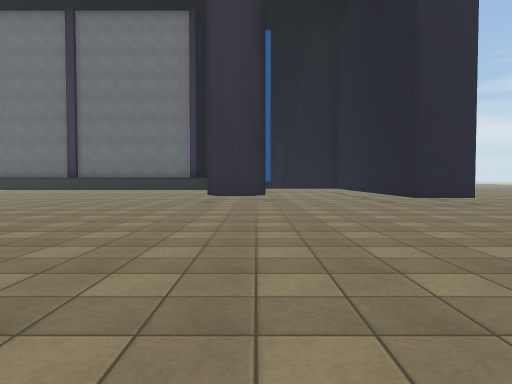
[1] (above)

24 first-person views from a walk through a 3-D level made in the Unity game engine. The camera is 1.3 m above the floor, tilts 2° down and sees 70° across. The floor is counted in squares, 2 m on a side. Each view is taken from the middle of a square. On the plan, view 1 faces up. The plan holds only what a view shows up to about 11 squares ahead; the rest is blank. The place goes on beyond the plan. The player is left out. Some animated figures are not drawn. Some surface patterns are stand-ins.

[2]
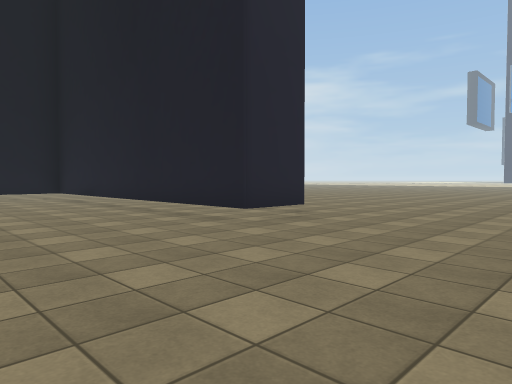

[3]
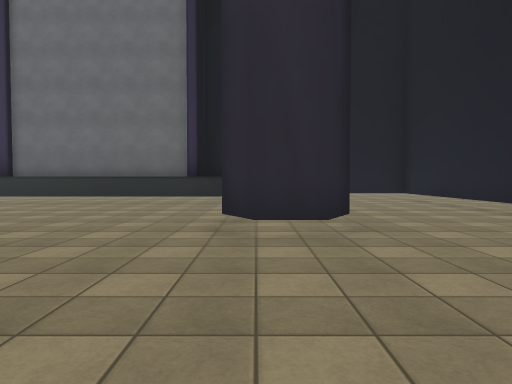

[4]
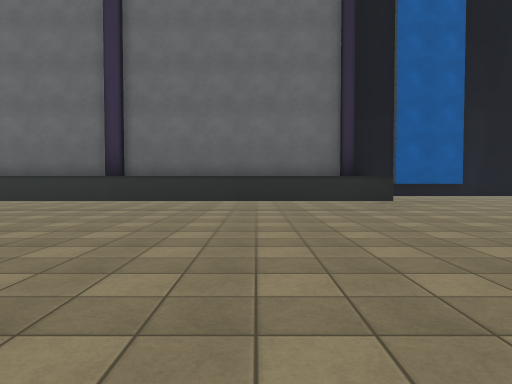

[5]
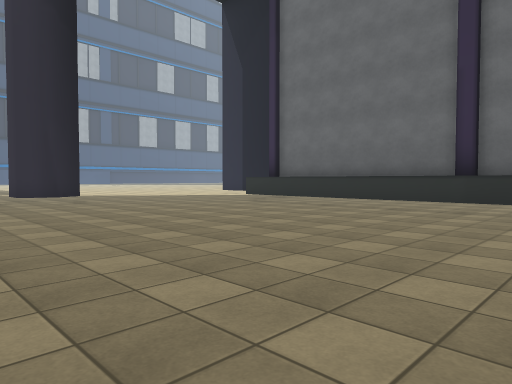

[6]
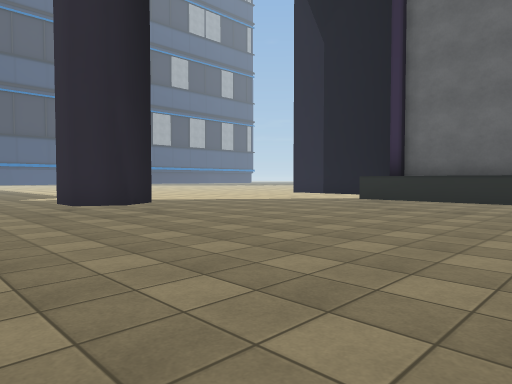

[7]
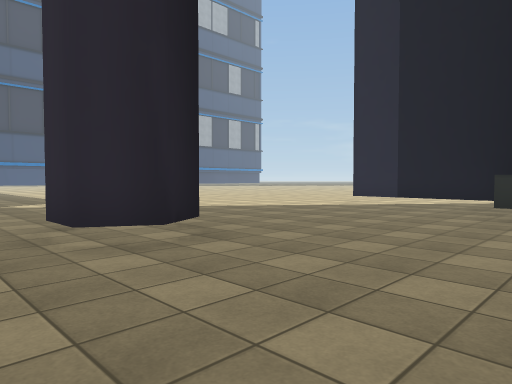

[8]
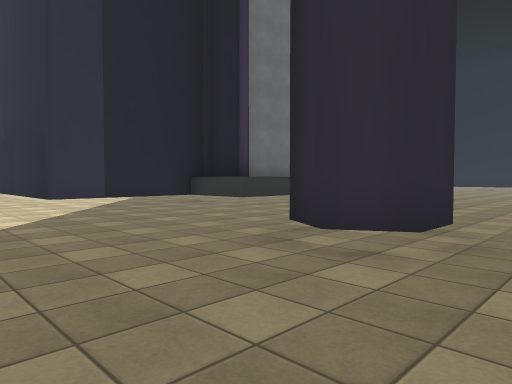

[9]
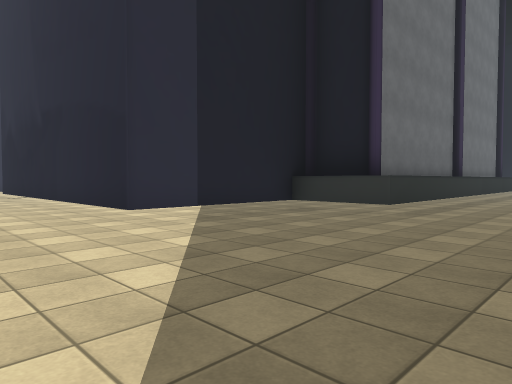

[10]
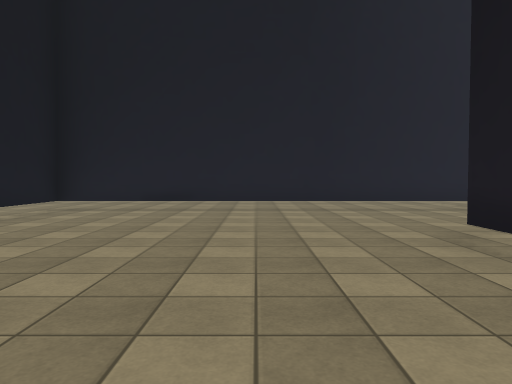

[11]
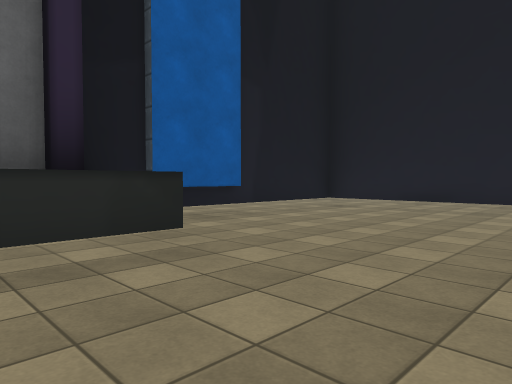

[12]
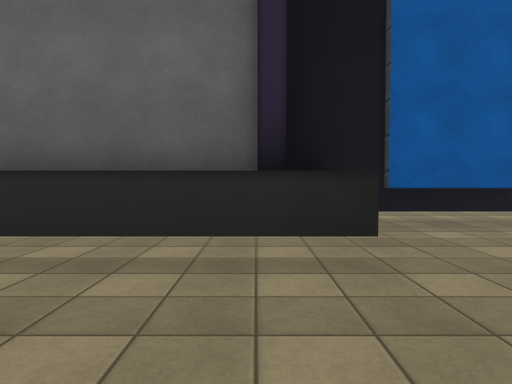

[13]
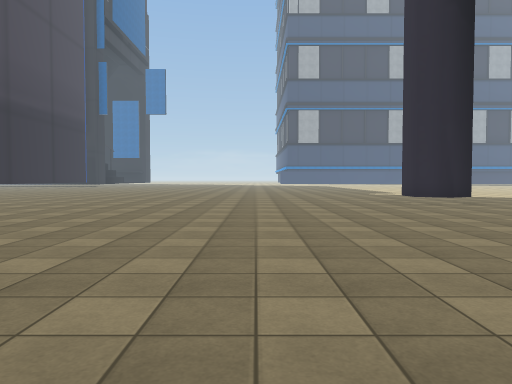

[14]
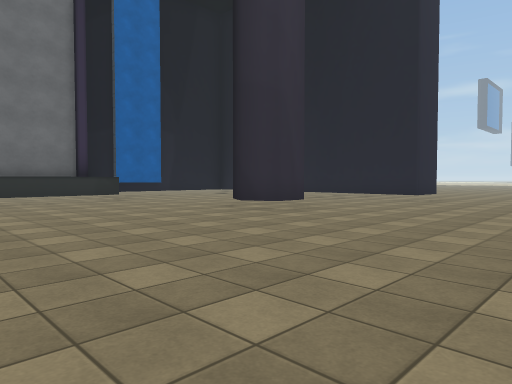

[15]
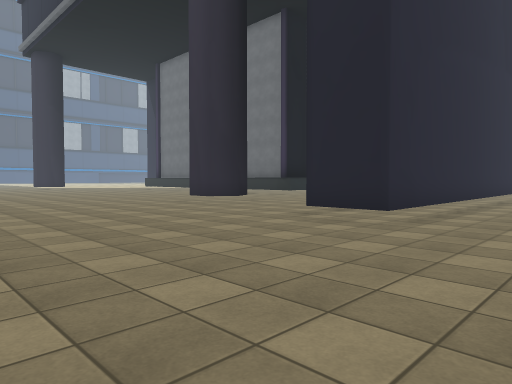

[16]
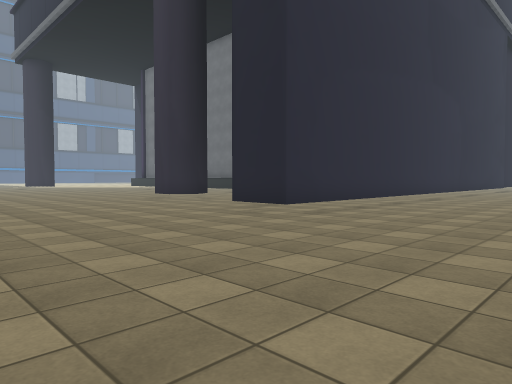

[17]
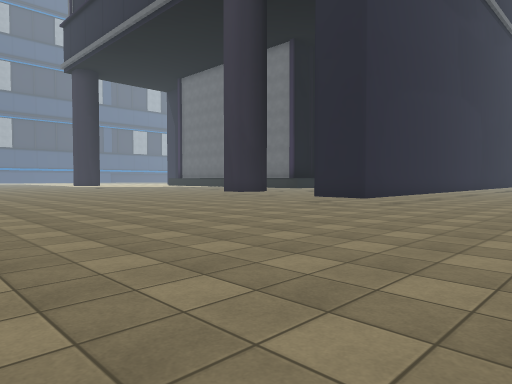

[18]
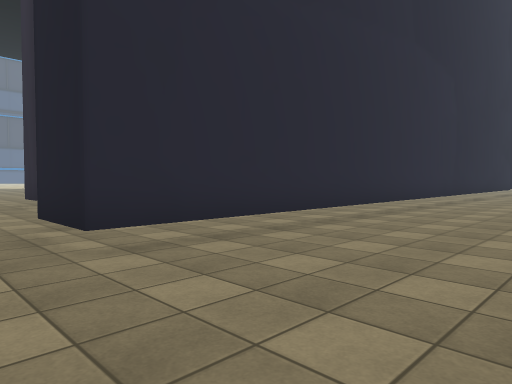

[19]
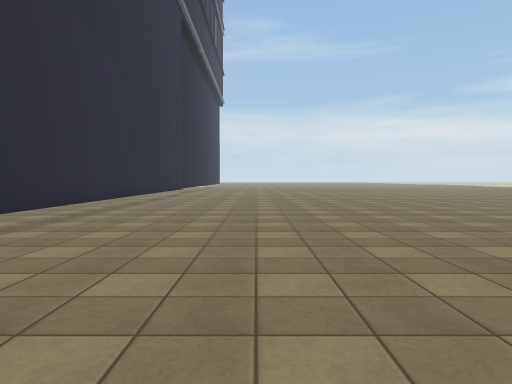

[20]
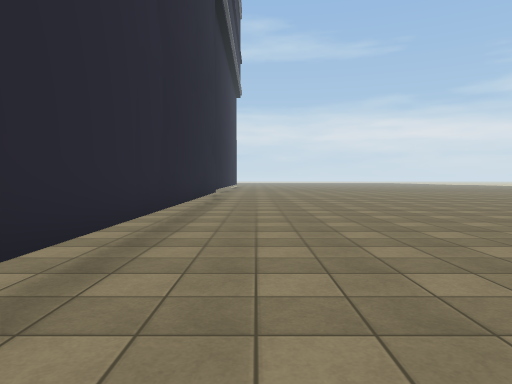

[21]
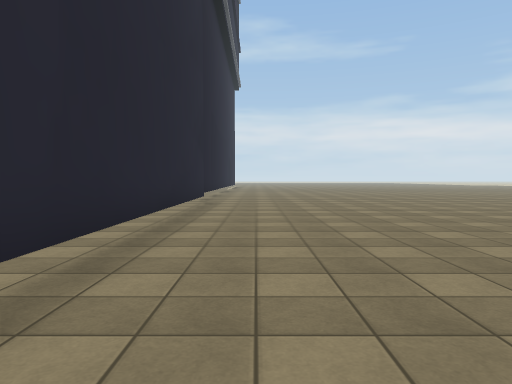

[22]
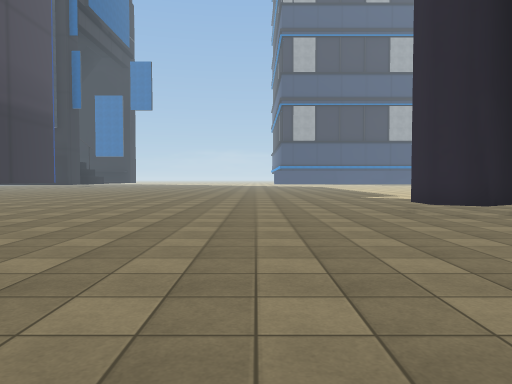

[23]
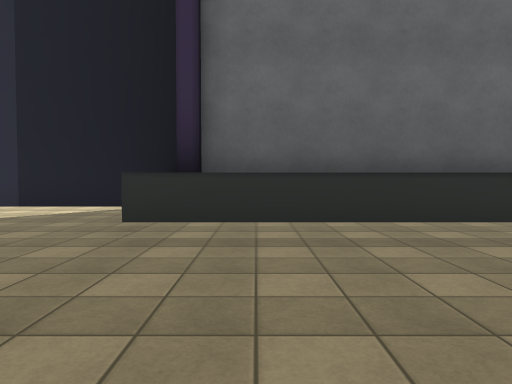

[24]
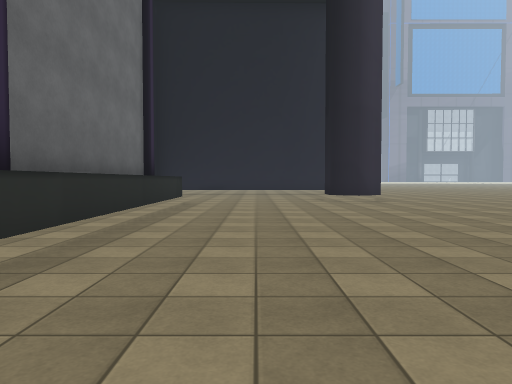

### Floor plan
Key: @ floor where view 1 was taken; # wall or solid block; . floor; ^ raised ledge; T thing the floor can be seen under or through.
Columns run from 21 left of view 1 to 10 right of it. Each row starts with its distance up from view 1.
 21  ..#                      #.....
 20  ..#                      T.....
 19  ..#####             #### T.....
 18  ......#          #^##...TT.....
 17  ......############^.....TT.....
 16 .......^^^^^^^^^^^^^.....TT.....
 15 .........................TT.....
 14 .........................TT.....
 13 .........................TT.....
 12 .........................TT.....
 11 ...##...............##...TT.....
 10 .........................TT.....
  9 ................................
  8 ................................
  7 ................................
  6 ................................
  5 ................................
  4 .............     ..............
  3 ...........        .............
  2 ..........         .............
  1 ........            ...     ....
  0 .. ....              @
 -1    ..

Positions as (right, up) in squares from view 1, and headings:
1: (0, 0), facing up
2: (0, 5), facing up-right
3: (-1, 6), facing up
4: (-5, 8), facing up
5: (-6, 8), facing up-left
6: (-10, 8), facing up-left
7: (-13, 9), facing up-left
8: (-21, 9), facing up-right
9: (-21, 13), facing up-right
10: (-4, 14), facing right
11: (-4, 13), facing up-right
12: (-3, 13), facing up
13: (-7, 6), facing left
14: (-7, 5), facing up-right
15: (8, 4), facing up-left
16: (10, 4), facing up-left
17: (10, 1), facing up-left
18: (9, 8), facing up-left
19: (9, 10), facing up
20: (7, 14), facing up
21: (7, 17), facing up
22: (-10, 7), facing left
23: (-13, 12), facing up
24: (-12, 14), facing right
